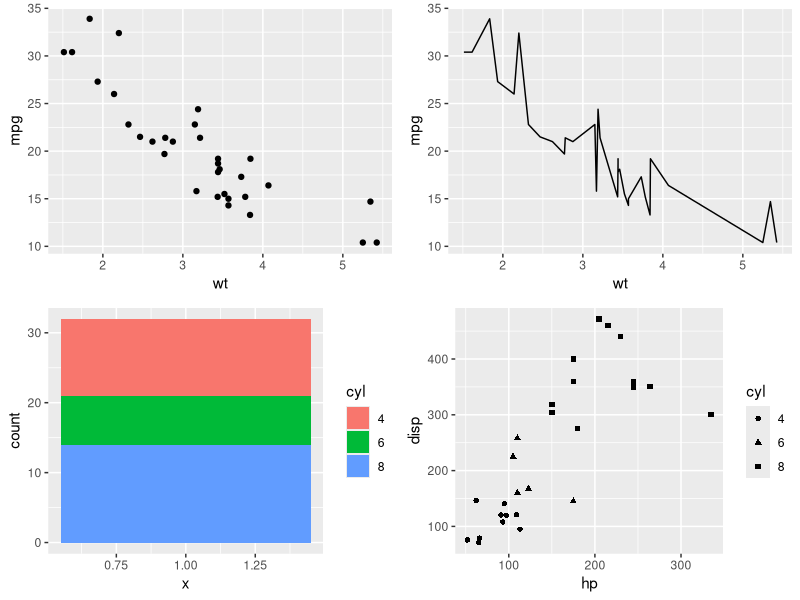
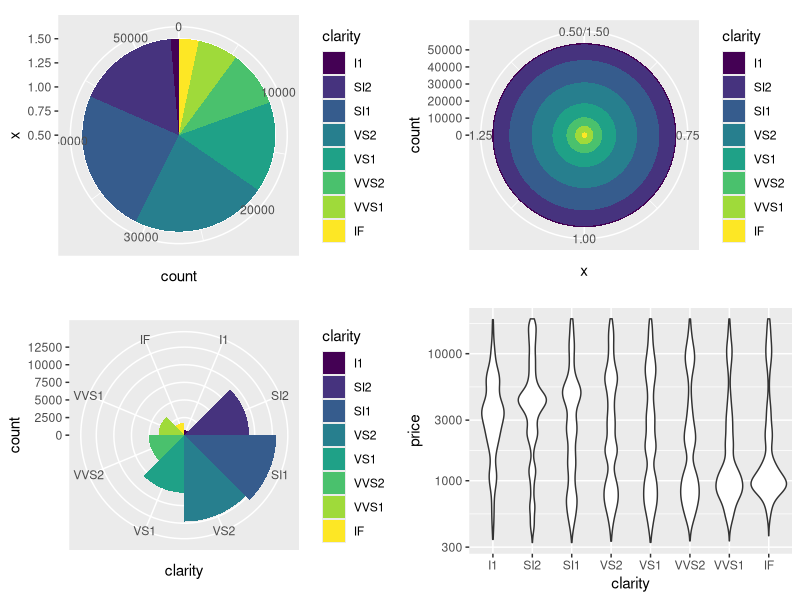
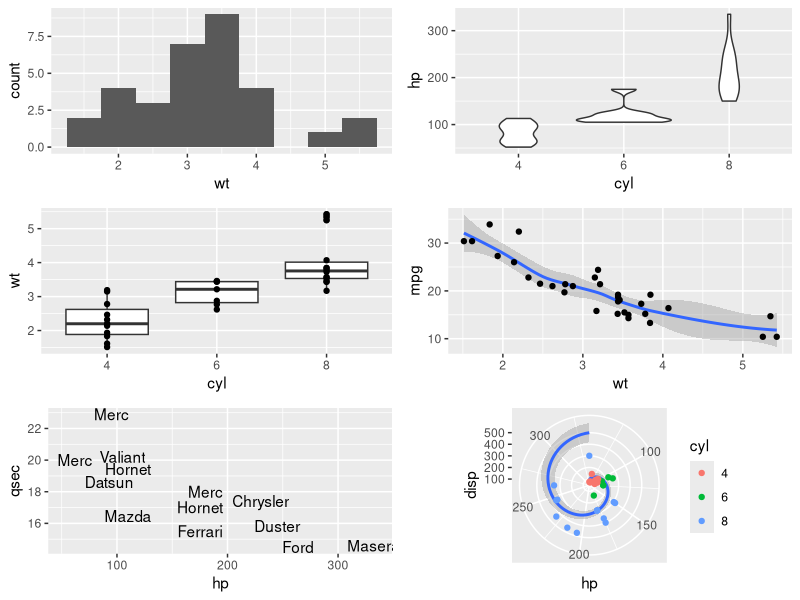

Generate these figures, in order, with R:
## ---- chunk 1
library(ggplot2)
library(gridExtra)
## ---- chunk 2
# prettify dataset
library(stringr)
mtcars$brand <- word(rownames(mtcars), 1)
#mtcars$brand <- sapply(rownames(mtcars), function(x){ x[, 6]})
mtcars$cyl <- as.factor(mtcars$cyl)
## ---- chunk 3
mtcars[1:10,]
## ---- chunk 4
diamonds[1:10,]
## ---- chunk 5
# format as gggrid?
grid.arrange(
	ggplot(mtcars) +
		geom_point(aes(x=wt, y=mpg)),
	ggplot(mtcars) +
		geom_line(aes(x=wt, y=mpg)),
	ggplot(mtcars) +
		geom_bar(aes(x=1, fill=cyl)),
	ggplot(mtcars) +
		geom_point(aes(x=hp, y=disp, shape=cyl))
#	ggplot(mtcars) +
#		geom_bar(aes(gear)) +
#		coord_polar(theta="x")
#	ggplot(mtcars) +
#		geom_rug(aes(x=wt, col=mpg))
#	ggplot(mtcars) +
#		geom_point(aes(x=wt, y=(4.54/161)/mpg)) +
#		ylab("l/100km")
	)
## ---- chunk 6
# format as gggrid?
grid.arrange(
	ggplot(diamonds) +
		geom_bar(aes(x = 1, fill=clarity), width=1) +
		coord_polar(theta="y"),
	ggplot(diamonds) +
		geom_bar(aes(x = 1, fill=clarity), width=1) +
		coord_polar(theta="x"),
	ggplot(diamonds) +
		geom_bar(aes(x=clarity, fill=clarity), width=1) +
		coord_polar(theta="x"),
	ggplot(diamonds) +
		geom_violin(aes(price, x = clarity)) + 
		scale_y_log10()
)
## ---- chunk 7
grid.arrange(
	ggplot(mtcars) +
		geom_histogram(aes(wt), binwidth=0.5),
	ggplot(mtcars) +
		geom_violin(aes(hp, x=cyl)),
	ggplot(mtcars) +
		geom_boxplot(aes(cyl, wt)) +
		geom_point(aes(x=cyl, y=wt)),#, col=mpg)),#, shape=brand)),
	ggplot(mtcars) +
		geom_smooth(aes(x=wt, y=mpg)) +
		geom_point(aes(x=wt, y=mpg)),
	ggplot(mtcars) +
		geom_text(aes(x=hp, y=qsec, label=brand), check_overlap=TRUE),
		#geom_text(aes(x=hp, y=cyl, label=brand), check_overlap=TRUE),
	ggplot(mtcars) +
		geom_smooth(aes(x=hp, y=disp), method='lm') +
		geom_point(aes(x=hp, y=disp, col=cyl)) +
		coord_polar(theta="x")
		)
## ---- chunk 8
#ggplot(iris) +
#	geom_spoke(aes(x=0, y=0, col=Species, angle=Petal.Width/Petal.Length, radius=Petal.Length))
